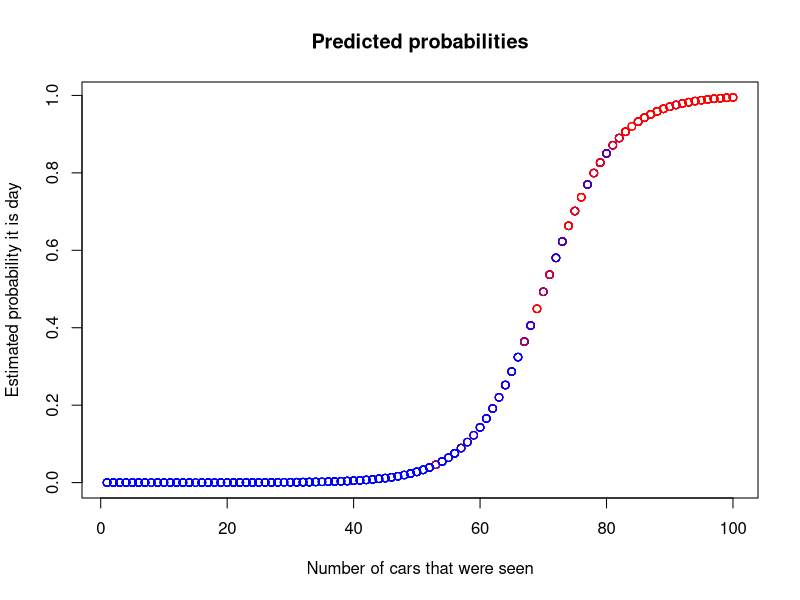
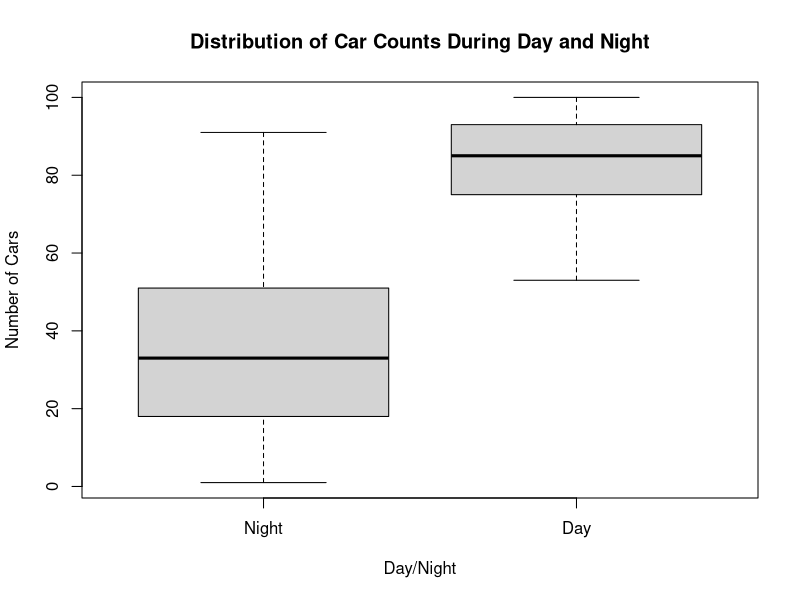

Write R code to recreate these figures, in order.
# Create data frame
day_or_night <- data.frame(
  num_cars = sample.int(n = 100, size = 1000, replace = TRUE),
  noise = rnorm(n = 1000, mean = 0, sd = 10)
)
day_or_night$is_day <- ifelse(day_or_night$num_cars + day_or_night$noise > 70, 1, 0) # Adjust threshold for day

# Build logistic regression model
day_or_night_model <- glm(
  is_day ~ num_cars,
  data = day_or_night,
  family = binomial()
)

# Summary of the model
summary(day_or_night_model)

# Predictions
day_or_night_predictions <- predict(day_or_night_model, type = "response")

# Plot predictions
plot(day_or_night$num_cars, day_or_night_predictions, 
     xlab = "Number of cars that were seen",
     ylab = "Estimated probability it is day",
     main = "Predicted probabilities",
     col = ifelse(day_or_night$is_day == 1, "red", "blue"))

# Slope estimation
slopes <- summary(day_or_night_model)$coefficients[, 1:2]
print(slopes)

# Save the model
saveRDS(day_or_night_model, file = "day_or_night_model.rds")

boxplot(num_cars ~ factor(is_day), data = day_or_night,
        xlab = "Day/Night", ylab = "Number of Cars",
        names = c("Night", "Day"),
        main = "Distribution of Car Counts During Day and Night")
